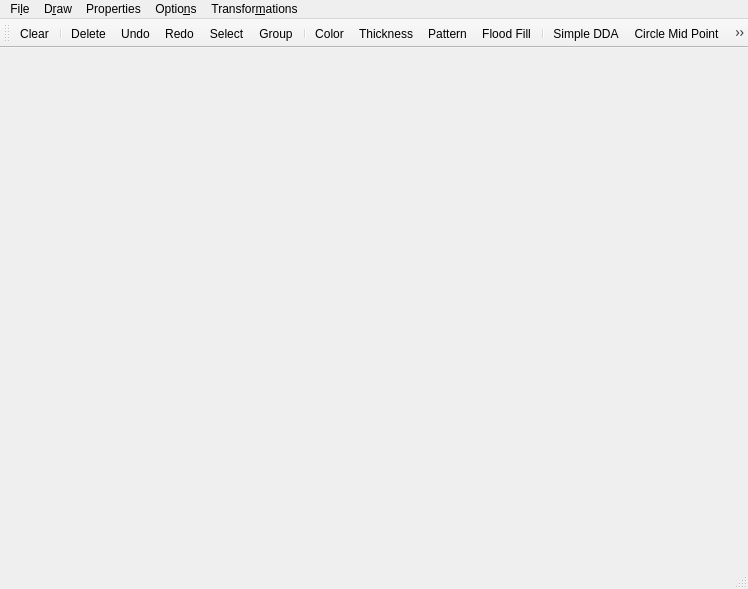
<?xml version="1.0" encoding="UTF-8"?>
<ui version="4.0">
 <class>MainWindow</class>
 <widget class="QMainWindow" name="MainWindow">
  <property name="geometry">
   <rect>
    <x>0</x>
    <y>0</y>
    <width>748</width>
    <height>589</height>
   </rect>
  </property>
  <property name="windowTitle">
   <string>QT OpenGL</string>
  </property>
  <property name="layoutDirection">
   <enum>Qt::LeftToRight</enum>
  </property>
  <property name="autoFillBackground">
   <bool>false</bool>
  </property>
  <property name="iconSize">
   <size>
    <width>20</width>
    <height>19</height>
   </size>
  </property>
  <property name="toolButtonStyle">
   <enum>Qt::ToolButtonIconOnly</enum>
  </property>
  <property name="dockNestingEnabled">
   <bool>false</bool>
  </property>
  <widget class="QWidget" name="centralWidget">
   <layout class="QHBoxLayout" name="horizontalLayout">
    <item>
     <layout class="QVBoxLayout" name="verticalLayout">
      <item>
       <widget class="gl_widget" name="widget" native="true">
        <property name="minimumSize">
         <size>
          <width>300</width>
          <height>300</height>
         </size>
        </property>
       </widget>
      </item>
     </layout>
    </item>
   </layout>
  </widget>
  <widget class="QMenuBar" name="menuBar">
   <property name="geometry">
    <rect>
     <x>0</x>
     <y>0</y>
     <width>748</width>
     <height>23</height>
    </rect>
   </property>
   <widget class="QMenu" name="menuFile">
    <property name="title">
     <string>Fi&amp;le</string>
    </property>
    <addaction name="actionClear"/>
    <addaction name="actionExit"/>
   </widget>
   <widget class="QMenu" name="menuOptions">
    <property name="title">
     <string>D&amp;raw</string>
    </property>
    <widget class="QMenu" name="menu_Line">
     <property name="title">
      <string>&amp;Line</string>
     </property>
     <property name="icon">
      <iconset resource="opengl_resource.qrc">
       <normaloff>:/new/prefix1/images/icons8-design-48.png</normaloff>:/new/prefix1/images/icons8-design-48.png</iconset>
     </property>
     <addaction name="actionSimple_DDA"/>
     <addaction name="actionSymmetric_DDA"/>
     <addaction name="actionBresenham"/>
     <addaction name="actionMid_Point"/>
    </widget>
    <widget class="QMenu" name="menu_Circle">
     <property name="title">
      <string>&amp;Circle</string>
     </property>
     <property name="icon">
      <iconset resource="opengl_resource.qrc">
       <normaloff>:/new/prefix1/images/icons8-circle-48.png</normaloff>:/new/prefix1/images/icons8-circle-48.png</iconset>
     </property>
     <addaction name="actionCircle_Mid_Point"/>
    </widget>
    <addaction name="menu_Line"/>
    <addaction name="menu_Circle"/>
    <addaction name="actionEllipse"/>
    <addaction name="actionPolygon_2"/>
    <addaction name="actionSpecial_Polygon"/>
   </widget>
   <widget class="QMenu" name="menuProperties">
    <property name="title">
     <string>Properties</string>
    </property>
    <addaction name="actionColor"/>
    <addaction name="actionThickness"/>
    <addaction name="actionPattern"/>
    <addaction name="actionDetails"/>
   </widget>
   <widget class="QMenu" name="menuOptions_2">
    <property name="title">
     <string>Optio&amp;ns</string>
    </property>
    <widget class="QMenu" name="menuClip">
     <property name="title">
      <string>&amp;Clip</string>
     </property>
     <widget class="QMenu" name="menu_Line_2">
      <property name="title">
       <string>&amp;Line</string>
      </property>
      <addaction name="actionLiang"/>
      <addaction name="actionSutherland_Cohen"/>
     </widget>
     <widget class="QMenu" name="menuClip_Window">
      <property name="title">
       <string>&amp;Clip Window</string>
      </property>
      <addaction name="actionClip_Window"/>
      <addaction name="actionRemove_Clip_Window"/>
     </widget>
     <widget class="QMenu" name="menuWeiler_Atherton">
      <property name="title">
       <string>&amp;Weiler Atherton</string>
      </property>
      <addaction name="actionIntersection"/>
      <addaction name="actionUnion"/>
      <addaction name="actionDifference"/>
     </widget>
     <addaction name="menuClip_Window"/>
     <addaction name="menu_Line_2"/>
     <addaction name="menuWeiler_Atherton"/>
    </widget>
    <widget class="QMenu" name="menuFill">
     <property name="title">
      <string>&amp;Fill</string>
     </property>
     <addaction name="actionFill"/>
     <addaction name="actionFlood_Fill"/>
    </widget>
    <addaction name="actionSelect"/>
    <addaction name="actionUndo"/>
    <addaction name="actionRedo"/>
    <addaction name="actionDelete"/>
    <addaction name="actionGroup"/>
    <addaction name="menuClip"/>
    <addaction name="menuFill"/>
    <addaction name="actionRefresh"/>
   </widget>
   <widget class="QMenu" name="menuTransformations">
    <property name="title">
     <string>Transfor&amp;mations</string>
    </property>
    <addaction name="actionTranslate"/>
    <addaction name="actionScale"/>
    <addaction name="actionRotate"/>
   </widget>
   <addaction name="menuFile"/>
   <addaction name="menuOptions"/>
   <addaction name="menuProperties"/>
   <addaction name="menuOptions_2"/>
   <addaction name="menuTransformations"/>
  </widget>
  <widget class="QToolBar" name="mainToolBar">
   <attribute name="toolBarArea">
    <enum>TopToolBarArea</enum>
   </attribute>
   <attribute name="toolBarBreak">
    <bool>false</bool>
   </attribute>
   <addaction name="actionClear"/>
   <addaction name="separator"/>
   <addaction name="actionDelete"/>
   <addaction name="actionUndo"/>
   <addaction name="actionRedo"/>
   <addaction name="actionSelect"/>
   <addaction name="actionGroup"/>
   <addaction name="separator"/>
   <addaction name="actionColor"/>
   <addaction name="actionThickness"/>
   <addaction name="actionPattern"/>
   <addaction name="actionFlood_Fill"/>
   <addaction name="separator"/>
   <addaction name="actionSimple_DDA"/>
   <addaction name="actionCircle_Mid_Point"/>
   <addaction name="actionEllipse"/>
   <addaction name="actionPolygon_2"/>
   <addaction name="separator"/>
   <addaction name="actionIntersection"/>
   <addaction name="actionUnion"/>
   <addaction name="actionDifference"/>
  </widget>
  <widget class="QStatusBar" name="statusBar"/>
  <action name="actionClear">
   <property name="icon">
    <iconset resource="opengl_resource.qrc">
     <normaloff>:/new/prefix1/images/icons8-empty-trash-48.png</normaloff>:/new/prefix1/images/icons8-empty-trash-48.png</iconset>
   </property>
   <property name="text">
    <string>&amp;Clear</string>
   </property>
  </action>
  <action name="actionExit">
   <property name="icon">
    <iconset resource="opengl_resource.qrc">
     <normaloff>:/new/prefix1/images/icons8-close-window-48.png</normaloff>:/new/prefix1/images/icons8-close-window-48.png</iconset>
   </property>
   <property name="text">
    <string>&amp;Exit</string>
   </property>
   <property name="shortcut">
    <string>Ctrl+W</string>
   </property>
  </action>
  <action name="actionColor">
   <property name="icon">
    <iconset resource="opengl_resource.qrc">
     <normaloff>:/new/prefix1/images/icons8-paint-palette-48.png</normaloff>:/new/prefix1/images/icons8-paint-palette-48.png</iconset>
   </property>
   <property name="text">
    <string>&amp;Color</string>
   </property>
  </action>
  <action name="actionThickness">
   <property name="icon">
    <iconset resource="opengl_resource.qrc">
     <normaloff>:/new/prefix1/images/icons8-line-width-48.png</normaloff>:/new/prefix1/images/icons8-line-width-48.png</iconset>
   </property>
   <property name="text">
    <string>&amp;Thickness</string>
   </property>
  </action>
  <action name="actionPattern">
   <property name="icon">
    <iconset resource="opengl_resource.qrc">
     <normaloff>:/new/prefix1/images/icons8-ellipse-64.png</normaloff>:/new/prefix1/images/icons8-ellipse-64.png</iconset>
   </property>
   <property name="text">
    <string>&amp;Pattern</string>
   </property>
  </action>
  <action name="actionSelect">
   <property name="checkable">
    <bool>true</bool>
   </property>
   <property name="icon">
    <iconset resource="opengl_resource.qrc">
     <normaloff>:/new/prefix1/images/icons8-cursor-48.png</normaloff>:/new/prefix1/images/icons8-cursor-48.png</iconset>
   </property>
   <property name="text">
    <string>&amp;Select</string>
   </property>
   <property name="shortcut">
    <string>Ctrl+S</string>
   </property>
  </action>
  <action name="actionUndo">
   <property name="icon">
    <iconset resource="opengl_resource.qrc">
     <normaloff>:/new/prefix1/images/if_undo_100960.png</normaloff>:/new/prefix1/images/if_undo_100960.png</iconset>
   </property>
   <property name="text">
    <string>&amp;Undo</string>
   </property>
   <property name="shortcut">
    <string>Ctrl+Z</string>
   </property>
  </action>
  <action name="actionRedo">
   <property name="enabled">
    <bool>true</bool>
   </property>
   <property name="icon">
    <iconset resource="opengl_resource.qrc">
     <normaloff>:/new/prefix1/images/if_redo_101170.png</normaloff>:/new/prefix1/images/if_redo_101170.png</iconset>
   </property>
   <property name="text">
    <string>&amp;Redo</string>
   </property>
   <property name="shortcut">
    <string>Ctrl+R</string>
   </property>
  </action>
  <action name="actionSimple_DDA">
   <property name="checkable">
    <bool>true</bool>
   </property>
   <property name="icon">
    <iconset resource="opengl_resource.qrc">
     <normaloff>:/new/prefix1/images/icons8-design-48.png</normaloff>:/new/prefix1/images/icons8-design-48.png</iconset>
   </property>
   <property name="text">
    <string>&amp;Simple DDA</string>
   </property>
   <property name="shortcut">
    <string>Alt+D</string>
   </property>
  </action>
  <action name="actionSymmetric_DDA">
   <property name="text">
    <string>Symmetric &amp;DDA</string>
   </property>
  </action>
  <action name="actionBresenham">
   <property name="text">
    <string>&amp;Bresenham</string>
   </property>
  </action>
  <action name="actionMid_Point">
   <property name="text">
    <string>&amp;Mid Point</string>
   </property>
  </action>
  <action name="actionCircle_Mid_Point">
   <property name="checkable">
    <bool>true</bool>
   </property>
   <property name="icon">
    <iconset resource="opengl_resource.qrc">
     <normaloff>:/new/prefix1/images/icons8-circle-48.png</normaloff>:/new/prefix1/images/icons8-circle-48.png</iconset>
   </property>
   <property name="text">
    <string>&amp;Circle Mid Point</string>
   </property>
   <property name="shortcut">
    <string>Alt+C</string>
   </property>
  </action>
  <action name="actionTranslate">
   <property name="text">
    <string>&amp;Translate</string>
   </property>
  </action>
  <action name="actionScale">
   <property name="text">
    <string>&amp;Scale</string>
   </property>
  </action>
  <action name="actionRotate">
   <property name="text">
    <string>&amp;Rotate</string>
   </property>
  </action>
  <action name="actiontesting">
   <property name="text">
    <string>t&amp;esting</string>
   </property>
  </action>
  <action name="actionDelete">
   <property name="icon">
    <iconset resource="opengl_resource.qrc">
     <normaloff>:/new/prefix1/images/icons8-cancel-64.png</normaloff>:/new/prefix1/images/icons8-cancel-64.png</iconset>
   </property>
   <property name="text">
    <string>&amp;Delete</string>
   </property>
   <property name="shortcut">
    <string>Del</string>
   </property>
  </action>
  <action name="actionRefresh">
   <property name="text">
    <string>R&amp;efresh</string>
   </property>
   <property name="shortcut">
    <string>F5</string>
   </property>
  </action>
  <action name="actionDetails">
   <property name="text">
    <string>&amp;Details</string>
   </property>
  </action>
  <action name="actionEllipse">
   <property name="checkable">
    <bool>true</bool>
   </property>
   <property name="icon">
    <iconset resource="opengl_resource.qrc">
     <normaloff>:/new/prefix1/images/icons8-oval-48.png</normaloff>:/new/prefix1/images/icons8-oval-48.png</iconset>
   </property>
   <property name="text">
    <string>&amp;Ellipse</string>
   </property>
  </action>
  <action name="actionFill">
   <property name="text">
    <string>&amp;Boundary Fill</string>
   </property>
  </action>
  <action name="actionClip_Window">
   <property name="text">
    <string>&amp;Draw</string>
   </property>
  </action>
  <action name="actionLiang">
   <property name="text">
    <string> &amp;Liang Barsky</string>
   </property>
   <property name="shortcut">
    <string>Ctrl+Alt+C</string>
   </property>
  </action>
  <action name="actionSutherland_Cohen">
   <property name="text">
    <string>&amp;Cohen Sutherland</string>
   </property>
  </action>
  <action name="actionRemove_Clip_Window">
   <property name="text">
    <string>&amp;Remove</string>
   </property>
  </action>
  <action name="actionFlood_Fill">
   <property name="icon">
    <iconset resource="opengl_resource.qrc">
     <normaloff>:/new/prefix1/images/icons8-fill-64.png</normaloff>:/new/prefix1/images/icons8-fill-64.png</iconset>
   </property>
   <property name="text">
    <string>&amp;Flood Fill</string>
   </property>
  </action>
  <action name="actionGroup">
   <property name="icon">
    <iconset resource="opengl_resource.qrc">
     <normaloff>:/new/prefix1/images/icons8-group-objects-48.png</normaloff>:/new/prefix1/images/icons8-group-objects-48.png</iconset>
   </property>
   <property name="text">
    <string>&amp;Group</string>
   </property>
   <property name="shortcut">
    <string>Ctrl+G</string>
   </property>
  </action>
  <action name="actionPolygon_2">
   <property name="checkable">
    <bool>true</bool>
   </property>
   <property name="icon">
    <iconset resource="opengl_resource.qrc">
     <normaloff>:/new/prefix1/images/icons8-polygon-64.png</normaloff>:/new/prefix1/images/icons8-polygon-64.png</iconset>
   </property>
   <property name="text">
    <string>&amp;Polygon</string>
   </property>
  </action>
  <action name="actionSpecial_Polygon">
   <property name="text">
    <string>&amp;Special Polygon</string>
   </property>
  </action>
  <action name="actionIntersection">
   <property name="icon">
    <iconset resource="opengl_resource.qrc">
     <normaloff>:/new/prefix1/images/1-512.png</normaloff>:/new/prefix1/images/1-512.png</iconset>
   </property>
   <property name="text">
    <string>&amp;Intersection</string>
   </property>
  </action>
  <action name="actionUnion">
   <property name="icon">
    <iconset resource="opengl_resource.qrc">
     <normaloff>:/new/prefix1/images/10-512.png</normaloff>:/new/prefix1/images/10-512.png</iconset>
   </property>
   <property name="text">
    <string>&amp;Union</string>
   </property>
  </action>
  <action name="actionDifference">
   <property name="icon">
    <iconset resource="opengl_resource.qrc">
     <normaloff>:/new/prefix1/images/6-512.png</normaloff>:/new/prefix1/images/6-512.png</iconset>
   </property>
   <property name="text">
    <string>&amp;Difference</string>
   </property>
  </action>
 </widget>
 <layoutdefault spacing="6" margin="11"/>
 <customwidgets>
  <customwidget>
   <class>gl_widget</class>
   <extends>QWidget</extends>
   <header>gl_widget.h</header>
   <container>1</container>
  </customwidget>
 </customwidgets>
 <resources>
  <include location="opengl_resource.qrc"/>
 </resources>
 <connections/>
</ui>
